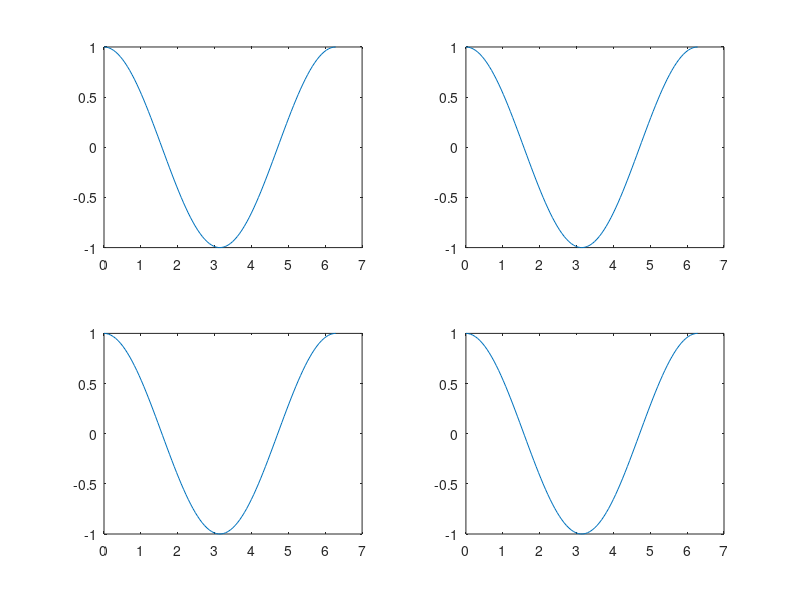

The MATLAB source for this figure: (Note: this script raises an error after producing the figure.)
%% Using labelSubPlots

clear; clc; close all
cd('/Users/duncan/Documents/GitHub/labelSubPlots'); 

%% Example 1 
% 2 x 2 subplot 
figure();
x=linspace(0,2*pi);
for i = 1:4 
    subplot(2,2,i)
    plot(x,cos(x));
end
labelSubPlots();
% auto_save('ex1'); 

%% Example 2 
% 2 x 2 subplot with 3 axes 
figure();
x=linspace(0,2*pi);
subplot(2,2,1)
plot(x,cos(x));
subplot(2,2,2)
plot(x,cos(x));
subplot(2,2,[3 4])
plot(x,cos(x));

labelSubPlots();
% auto_save('ex2'); 

%% Example 3 
% number labels 
figure();
x=linspace(0,2*pi);
for i = 1:4 
    subplot(2,2,i)
    plot(x,cos(x));
end
labelSubPlots('assignments', ['1' '2' '3' '4']);
% auto_save('ex3'); 

%% Example 4 
% Better position for 2x2 grid 
figure();
x=linspace(0,2*pi);
for i = 1:4 
    subplot(2,2,i)
    plot(x,cos(x));
end
labelSubPlots('assignPosX', -0.2, 'assignPosY', 1.2);
% auto_save('ex4'); 

%% Example 5 
% Lower on y-axis, but separate x-axis positions 
figure();
x=linspace(0,2*pi);
for i = 1:4 
    subplot(2,2,i)
    plot(x,cos(x));
end
labelSubPlots('assignPosY', 1, 'assignPosX', -0.2:0.1:0.1);
% auto_save('ex5'); 
